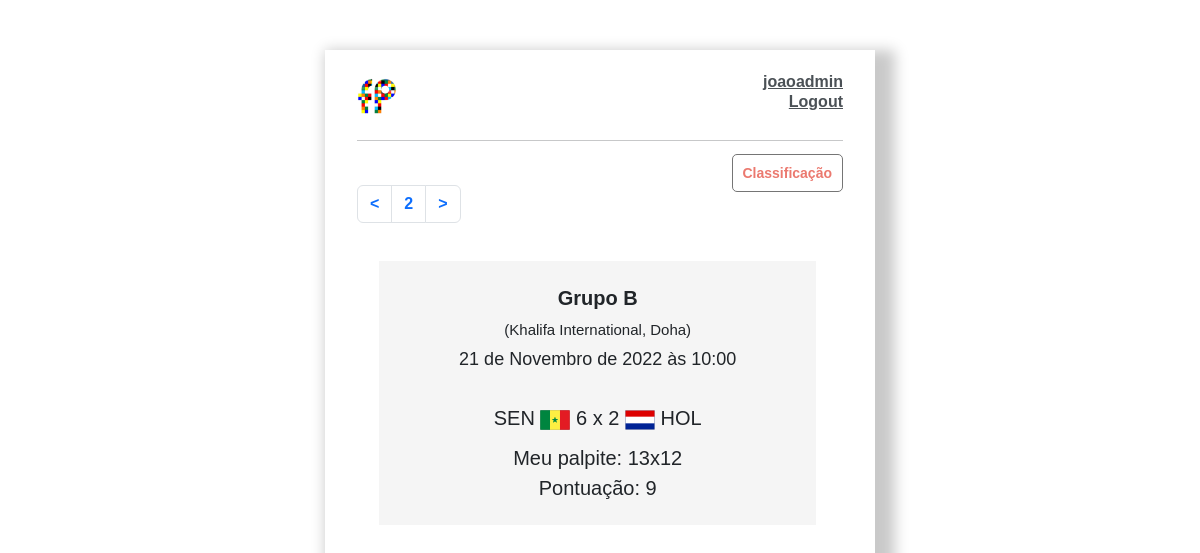
The page /copadomundo/?page=2 (signed in) on the database as committed earlier.
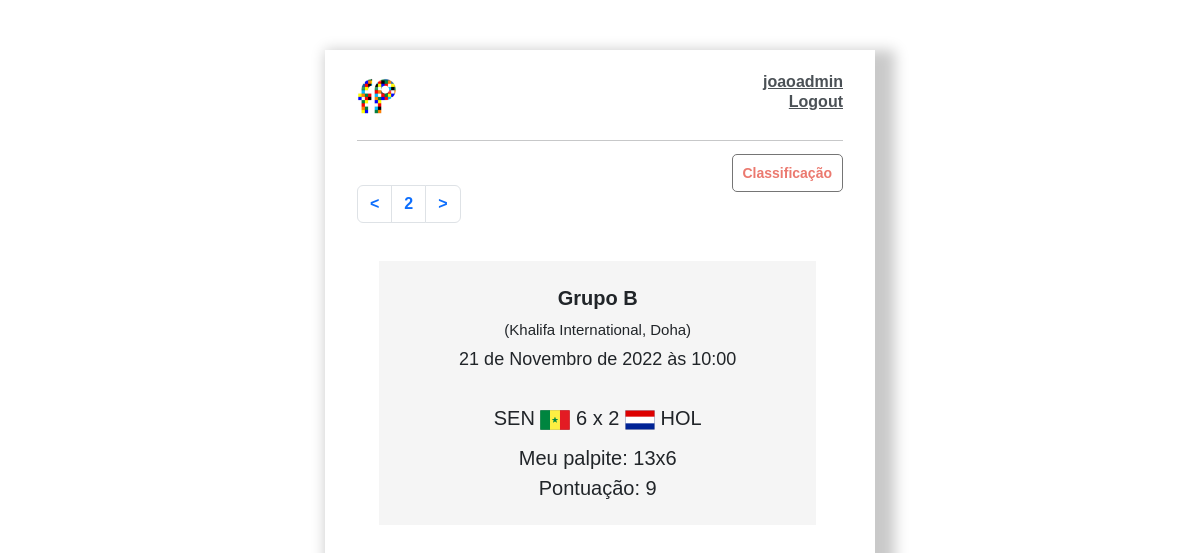
The same page on the database as committed later.
### copadomundo/models.py (models this page shows)
class Jogos(models.Model):
    JOGOS = (
        (0, 0),
        (1, 1),
        (2, 2),
        (3, 3),
        (4, 4),
        (5, 5),
        (6, 6),
        (7, 7),
        (8, 8),
        (9, 9),
        (10, 10),
        (11, 11),
        (12, 12),
        (13, 13),
        (14, 14),
        (15, 15),
        (16, 16),
    )
    GRUPOS = (
        ('Grupo A', 'Grupo A'),
        ('Grupo B', 'Grupo B'),
        ('Grupo C', 'Grupo C'),
        ('Grupo D', 'Grupo D'),
        ('Grupo E', 'Grupo E'),
        ('Grupo F', 'Grupo F'),
        ('Grupo G', 'Grupo G'),
        ('Grupo H', 'Grupo H'),
    )
    ESTADIOS = (
        ('Khalifa International, Doha', 'Khalifa International, Doha'),
        ('Al Bayt, Al Khor', 'Al Bayt, Al Khor'),
        ('Al Janoub, Al-Wakrah', 'Al Janoub, Al-Wakrah'),
        ('Ahmad Bin Ali, Al Rayyan', 'Ahmad Bin Ali, Al Rayyan'),
        ('Al Thumama', 'Al Thumama'),
        ('Education City, Doha', 'Education City, Doha'),
        ('974, Doha', '974, Doha'),
        ('Lusail Iconic Stadium, Lusail', 'Lusail Iconic Stadium, Lusail'),
    )
    SELECOES = (
        ('CAT', 'Catar'),
        ('EQU', 'Equador'),
        ('HOL', 'Holanda'),
        ('SEN', 'Senegal'),
        ('EUA', 'Estados Unidos'),
        ('ING', 'Inglaterra'),
        ('IRA', 'Irã'),
        ('GAL', 'País de Gales'),
        ('ARG', 'Argentina'),
        ('ARA', 'Arábia Saudita'),
        ('MEX', 'México'),
        ('POL', 'Polônia'),
        ('AUS', 'Austrália'),
        ('DIN', 'Dinamarca'),
        ('FRA', 'França'),
        ('TUN', 'Tunísia'),
        ('ALE', 'Alemanha'),
        ('CRC', 'Costa Rica'),
        ('ESP', 'Espanha'),
        ('JAP', 'Japão'),
        ('BEL', 'Bélgica'),
        ('CAN', 'Canadá'),
        ('CRO', 'Croácia'),
        ('MAR', 'Marrocos'),
        ('BRA', 'Brasil'),
        ('CAM', 'Camarões'),
        ('SUI', 'Suíça'),
        ('SER', 'Sérvia'),
        ('COR', 'Coreia do Sul'),
        ('GAN', 'Gana'),
        ('POR', 'Portugal'),
        ('URU', 'Uruguai'),
    )
    Rodada = models.IntegerField()
    Jogo = models.IntegerField(max_length=2, choices=JOGOS)
    Horario = models.DateTimeField('data/hora')
    Grupo = models.CharField(max_length=8, choices=GRUPOS)
    Local = models.CharField(max_length=30, choices=ESTADIOS)
    Time1 = models.CharField(max_length=30, choices=SELECOES)
    Time2 = models.CharField(max_length=30, choices=SELECOES)

class Resultado(models.Model):
    gols = (
        (0, 0),
        (1, 1),
        (2, 2),
        (3, 3),
        (4, 4),
        (5, 5),
        (6, 6),
        (7, 7),
        (8, 8),
        (9, 9),
        (10, 10),
        (11, 11),
        (12, 12),
        (13, 13),
        (14, 14),
        (15, 15),
    )
    Rodada = models.IntegerField()
    Jogo = models.IntegerField(null=True, blank=True)
    time1 = models.PositiveSmallIntegerField(choices=gols)
    time2 = models.PositiveSmallIntegerField(choices=gols)

class Palpites(models.Model):
    gols = (
        (0, 0),
        (1, 1),
        (2, 2),
        (3, 3),
        (4, 4),
        (5, 5),
        (6, 6),
        (7, 7),
        (8, 8),
        (9, 9),
        (10, 10),
        (11, 11),
        (12, 12),
        (13, 13),
        (14, 14),
        (15, 15),
    )
    Rodada = models.IntegerField()
    Jogo = models.IntegerField(null=True, blank=True)
    user = models.ForeignKey(User, on_delete=models.CASCADE, null=True, blank=True)
    time1 = models.PositiveSmallIntegerField(choices=gols)
    time2 = models.PositiveSmallIntegerField(choices=gols)

class Pontuacao(models.Model):
    RODADAS = (
        (1, 1),
        (2, 2),
        (3, 3),
        (4, 4),
        (5, 5),
        (6, 6),
        (7, 7),
    )
    user = models.ForeignKey(User, on_delete=models.CASCADE, null=True, blank=True)
    Rodada = models.IntegerField(choices=RODADAS)
    Jogo = models.IntegerField(null=True, blank=True)
    RE = models.IntegerField(null=True)
    RB = models.IntegerField(null=True)
    RP = models.IntegerField(null=True)
    GV = models.IntegerField(null=True)
    GP = models.IntegerField(null=True)
    ER = models.IntegerField(null=True)
    PONTOS = models.IntegerField()

### copadomundo/views.py (the view)
# urls.py: path('', home, name='homecopa'),
@login_required
def home(request):
    jogos = Jogos.objects.all()
    p = Paginator(jogos, 1)
    page_num = request.GET.get('page', 1)
    page = p.page(page_num)
    data = {}
    if page_num == 1:
        data['horalimite'] = datetime.datetime(2022, 11, 20, 13, 00)
    elif page_num == '1':
        data['horalimite'] = datetime.datetime(2022, 11, 20, 13, 00)
    elif page_num == '2':
        data['horalimite'] = datetime.datetime(2022, 11, 21, 10, 00)
    elif page_num == '3':
        data['horalimite'] = datetime.datetime(2022, 11, 21, 13, 00)
    elif page_num == '4':
        data['horalimite'] = datetime.datetime(2022, 11, 21, 16, 00)
    elif page_num == '5':
        data['horalimite'] = datetime.datetime(2022, 11, 22, 7, 00)
    elif page_num == '6':
        data['horalimite'] = datetime.datetime(2022, 11, 22, 10, 00)
    elif page_num == '7':
        data['horalimite'] = datetime.datetime(2022, 11, 22, 13, 00)
    elif page_num == '8':
        data['horalimite'] = datetime.datetime(2022, 11, 22, 16, 00)
    elif page_num == '9':
        data['horalimite'] = datetime.datetime(2022, 11, 23, 7, 00)
    elif page_num == '10':
        data['horalimite'] = datetime.datetime(2022, 11, 23, 10, 00)
    elif page_num == '11':
        data['horalimite'] = datetime.datetime(2022, 11, 23, 13, 00)
    elif page_num == '12':
        data['horalimite'] = datetime.datetime(2022, 11, 23, 16, 00)
    elif page_num == '13':
        data['horalimite'] = datetime.datetime(2022, 11, 24, 7, 00)
    elif page_num == '14':
        data['horalimite'] = datetime.datetime(2022, 11, 24, 10, 00)
    elif page_num == '15':
        data['horalimite'] = datetime.datetime(2022, 11, 24, 13, 00)
    else:
        data['horalimite'] = datetime.datetime(2022, 11, 24, 16, 00)
    data['hora'] = datetime.datetime.now()
    data['pages'] = p
    data['page'] = page
    data['object'] = page.object_list
    data['page_num'] = page_num
    meu_palpite = Palpites.objects.all()
    meu_palpite = meu_palpite.filter(user=request.user)
    data['meu_palpite'] = meu_palpite.filter(Jogo=page_num)
    pontuacao = Pontuacao.objects.all()
    pontuacao = pontuacao.filter(user=request.user)
    pontuacao = pontuacao.filter(Jogo=page_num)
    data['pontuacao'] = pontuacao.first()
    resultado = Resultado.objects.all()
    resultado = resultado.filter(Jogo=page_num)
    data['resultado'] = resultado.first()
    return render(request, 'copadomundo/home.html', data)

### copadomundo/templates/copadomundo/home.html (shortened to what this page needs)
{% extends 'copadomundo/index.html' %}
{% load static %}
{% block content %}
<div align="right" style="margin-top:20px">
    <a class="button" href="/copadomundo/classificacao/">Classificação</a>
</div>
<ul class="pagination">
        {% if page.has_previous %}
        <li class="page-item">
            <a class="page-link" href="?page={{page.previous_page_number}}"><</a>
        </li>
        {% endif %}
        {% for x in pages.page_range %}
            {% if page.number == x %}
                <li class="page-item">
                    <a class="page-link" href="?page={{x}}">{{x}}</a>
                </li>
            {% elif x > page.number|add:'-2' and x < page.number|add:'-2' %}
                <li class="page-item">
                    <a class="page-link" href="?page={{x}}">{{x}}</a>
                </li>
            {% endif %}
        {% endfor %}
        {% if page.has_next %}
        <li class="page-item">
            <a class="page-link" href="?page={{page.next_page_number}}">></a>
        </li>
        {% endif %}
</ul>
<div class="grid">
    {% for x in page %}
    <b>{{x.Grupo}}</b><br>
    <d style="font-size: 15px;">({{x.Local}})</d><br>
    <d style="font-size: 18px;">{{x.Horario}}</d><br>
    <br>
    {{x.Time1}}
    {% if 'CAT' == x.Time1 %}
    <img src="{% static 'img/CAT.svg' %}" width="30" name="CAT">
    {% elif 'EQU' == x.Time1%}
    <img src="{% static 'img/EQU.svg' %}" width="30" name="EQU">
    {% elif 'ING' == x.Time1%}
    <img src="{% static 'img/ING.svg' %}" width="30" name="ING">
    {% elif 'IRA' == x.Time1%}
    <img src="{% static 'img/IRA.svg' %}" width="30" name="IRA">
    {% elif 'SEN' == x.Time1%}
    <img src="{% static 'img/SEN.svg' %}" width="30" name="SEN">
    {% elif 'HOL' == x.Time1%}
    <img src="{% static 'img/HOL.svg' %}" width="30" name="HOL">
    {% elif 'EUA' == x.Time1%}
    <img src="{% static 'img/EUA.svg' %}" width="30" name="EUA">
    {% elif 'GAL' == x.Time1%}
    <img src="{% static 'img/GAL.svg' %}" width="30" name="GAL">
    {% elif 'ARG' == x.Time1%}
    <img src="{% static 'img/ARG.svg' %}" width="30" name="ARG">
    {% elif 'ARA' == x.Time1%}
    <img src="{% static 'img/ARA.svg' %}" width="30" name="ARA">
    {% elif 'MEX' == x.Time1%}
    <img src="{% static 'img/MEX.svg' %}" width="30" name="MEX">
    {% elif 'POL' == x.Time1%}
    <img src="{% static 'img/POL.svg' %}" width="30" name="POL">
    {% elif 'DIN' == x.Time1%}
    <img src="{% static 'img/DIN.svg' %}" width="30" name="DIN">
    {% elif 'TUN' == x.Time1%}
    <img src="{% static 'img/TUN.svg' %}" width="30" name="TUN">
    {% elif 'FRA' == x.Time1%}
    <img src="{% static 'img/FRA.svg' %}" width="30" name="FRA">
    {% elif 'ALE' == x.Time1%}
    <img src="{% static 'img/ALE.svg' %}" width="30" name="ALE">
    {% elif 'JAP' == x.Time1%}
    <img src="{% static 'img/JAP.svg' %}" width="30" name="JAP">
    {% elif 'ESP' == x.Time1%}
    <img src="{% static 'img/ESP.svg' %}" width="30" name="ESP">
    {% elif 'CRC' == x.Time1%}
    <img src="{% static 'img/CRC.svg' %}" width="30" name="CRC">
    {% elif 'MAR' == x.Time1%}
    <img src="{% static 'img/MAR.svg' %}" width="30" name="MAR">
    {% elif 'CRO' == x.Time1%}
    <img src="{% static 'img/CRO.svg' %}" width="30" name="CRO">
    {% elif 'AUS' == x.Time1%}
    <img src="{% static 'img/AUS.svg' %}" width="30" name="AUS">
    {% elif 'BEL' == x.Time1%}
    <img src="{% static 'img/BEL.svg' %}" width="30" name="BEL">
    {% elif 'CAN' == x.Time1%}
    <img src="{% static 'img/CAN.svg' %}" width="30" name="CAN">
    {% elif 'POR' == x.Time1%}
    <img src="{% static 'img/POR.svg' %}" width="30" name="POR">
    {% elif 'URU' == x.Time1%}
    <img src="{% static 'img/URU.svg' %}" width="30" name="URU">
    {% elif 'COR' == x.Time1%}
    <img src="{% static 'img/COR.svg' %}" width="30" name="COR">
    {% elif 'GAN' == x.Time1%}
    <img src="{% static 'img/GAN.svg' %}" width="30" name="GAN">
    {% elif 'SUI' == x.Time1%}
    <img src="{% static 'img/SUI.svg' %}" width="30" name="SUI">
    {% elif 'CAM' == x.Time1%}
    <img src="{% static 'img/CAM.svg' %}" width="30" name="CAM">
    {% elif 'BRA' == x.Time1%}
    <img src="{% static 'img/BRA.svg' %}" width="30" name="BRA">
    {% elif 'SER' == x.Time1%}
    <img src="{% static 'img/SER.svg' %}" width="30" name="SER">
    {% endif%}
    {{resultado.time1}}
    x
    {{resultado.time2}}
    {% if 'CAT' == x.Time2 %}
    <img src="{% static 'img/CAT.svg' %}" width="30" name="CAT">
    {% elif 'EQU' == x.Time2%}
    <img src="{% static 'img/EQU.svg' %}" width="30" name="EQU">
    {% elif 'ING' == x.Time2%}
    <img src="{% static 'img/ING.svg' %}" width="30" name="ING">
    {% elif 'IRA' == x.Time2%}
    <img src="{% static 'img/IRA.svg' %}" width="30" name="IRA">
    {% elif 'SEN' == x.Time2%}
    <img src="{% static 'img/SEN.svg' %}" width="30" name="SEN">
    {% elif 'HOL' == x.Time2%}
    <img src="{% static 'img/HOL.svg' %}" width="30" name="HOL">
    {% elif 'EUA' == x.Time2%}
    <img src="{% static 'img/EUA.svg' %}" width="30" name="EUA">
    {% elif 'GAL' == x.Time2%}
    <img src="{% static 'img/GAL.svg' %}" width="30" name="GAL">
    {% elif 'ARG' == x.Time2%}
    <img src="{% static 'img/ARG.svg' %}" width="30" name="ARG">
    {% elif 'ARA' == x.Time2%}
    <img src="{% static 'img/ARA.svg' %}" width="30" name="ARA">
    {% elif 'MEX' == x.Time2%}
    <img src="{% static 'img/MEX.svg' %}" width="30" name="MEX">
    {% elif 'POL' == x.Time2%}
    <img src="{% static 'img/POL.svg' %}" width="30" name="POL">
    {% elif 'DIN' == x.Time2%}
    <img src="{% static 'img/DIN.svg' %}" width="30" name="DIN">
    {% elif 'TUN' == x.Time2%}
    <img src="{% static 'img/TUN.svg' %}" width="30" name="TUN">
    {% elif 'FRA' == x.Time2%}
    <img src="{% static 'img/FRA.svg' %}" width="30" name="FRA">
    {% elif 'ALE' == x.Time2%}
    <img src="{% static 'img/ALE.svg' %}" width="30" name="ALE">
    {% elif 'JAP' == x.Time2%}
    <img src="{% static 'img/JAP.svg' %}" width="30" name="JAP">
    {% elif 'ESP' == x.Time2%}
    <img src="{% static 'img/ESP.svg' %}" width="30" name="ESP">
    {% elif 'CRC' == x.Time2%}
    <img src="{% static 'img/CRC.svg' %}" width="30" name="CRC">
    {% elif 'MAR' == x.Time2%}
    <img src="{% static 'img/MAR.svg' %}" width="30" name="MAR">
    {% elif 'CRO' == x.Time2%}
    <img src="{% static 'img/CRO.svg' %}" width="30" name="CRO">
    {% elif 'AUS' == x.Time2%}
    <img src="{% static 'img/AUS.svg' %}" width="30" name="AUS">
    {% elif 'BEL' == x.Time2%}
    <img src="{% static 'img/BEL.svg' %}" width="30" name="BEL">
    {% elif 'CAN' == x.Time2%}
    <img src="{% static 'img/CAN.svg' %}" width="30" name="CAN">
    {% elif 'POR' == x.Time2%}
    <img src="{% static 'img/POR.svg' %}" width="30" name="POR">
    {% elif 'URU' == x.Time2%}
    <img src="{% static 'img/URU.svg' %}" width="30" name="URU">
    {% elif 'COR' == x.Time2%}
    <img src="{% static 'img/COR.svg' %}" width="30" name="COR">
    {% elif 'GAN' == x.Time2%}
    <img src="{% static 'img/GAN.svg' %}" width="30" name="GAN">
    {% elif 'SUI' == x.Time2%}
    <img src="{% static 'img/SUI.svg' %}" width="30" name="SUI">
    {% elif 'CAM' == x.Time2%}
    <img src="{% static 'img/CAM.svg' %}" width="30" name="CAM">
    {% elif 'BRA' == x.Time2%}
    <img src="{% static 'img/BRA.svg' %}" width="30" name="BRA">
    {% elif 'SER' == x.Time2%}
    <img src="{% static 'img/SER.svg' %}" width="30" name="SER">
    {% endif %}
    {{x.Time2}}<br>
    <div style="margin-top:10px">
    {% if hora < horalimite %}
        {% for i in meu_palpite %}
            Meu palpite: {{i.time1}}x{{i.time2}}<br>
            <a class="button" style="margin-top:10px" href="/copadomundo/update/{{i.id}}/">atualizar</a>
        {% empty %}
            <a class="button" href="/copadomundo/palpite/{{x.Rodada}}/{{x.Jogo}}/">palpitar</a>
        {% endfor %}
    {% else %}
        {% for i in meu_palpite %}
            Meu palpite: {{i.time1}}x{{i.time2}}<br>
            Pontuação: {{pontuacao.PONTOS}}
        {% empty %}
            Tempo Esgotado.
        {% endfor %}
    {% endif %}
    </div>
    {% endfor %}
</div>
{% endblock %}

### copadomundo/templates/copadomundo/index.html (shortened to what this page needs)
<!DOCTYPE html>
<html lang="en">
{% load static %}
<head>
    <link href="https://cdn.jsdelivr.net/npm/bootstrap@5.2.2/dist/css/bootstrap.min.css" rel="stylesheet">
    <link rel="stylesheet" href="{% static 'css/style_copa.css' %}">
</head>
<body>
<div class="container">
        <div class="card-body">
          <nav class="navbar navbar-expand-lg  fixed top">
            <a href="/copadomundo/"><img src="{% static 'img/LogoCopa.png' %}" width="40" name="LOGO"></a>
              {% if request.user.is_authenticated %}
              <div class="absolute-top-right">
                <b style="color: #4b5156"><a href="/profile/">{{request.user}}</a></b><br>
                  <div class="absolute-right">
                          {% if request.user.is_authenticated %}
                          <a href="/logout/">Logout</a> {% else %}
                          <a href="/login/">Login</a> {% endif %}
                  </div>
              </div>
              {% endif %}
          </nav>
            <hr>
        {% block content %}
        {% endblock content %}
        </div>
</div>
</body>
</html>

Rows that differ between the two databases and show on the page:
removed Palpites: time1 "13", time2 "12"
added Palpites: time1 "13", time2 "6"
